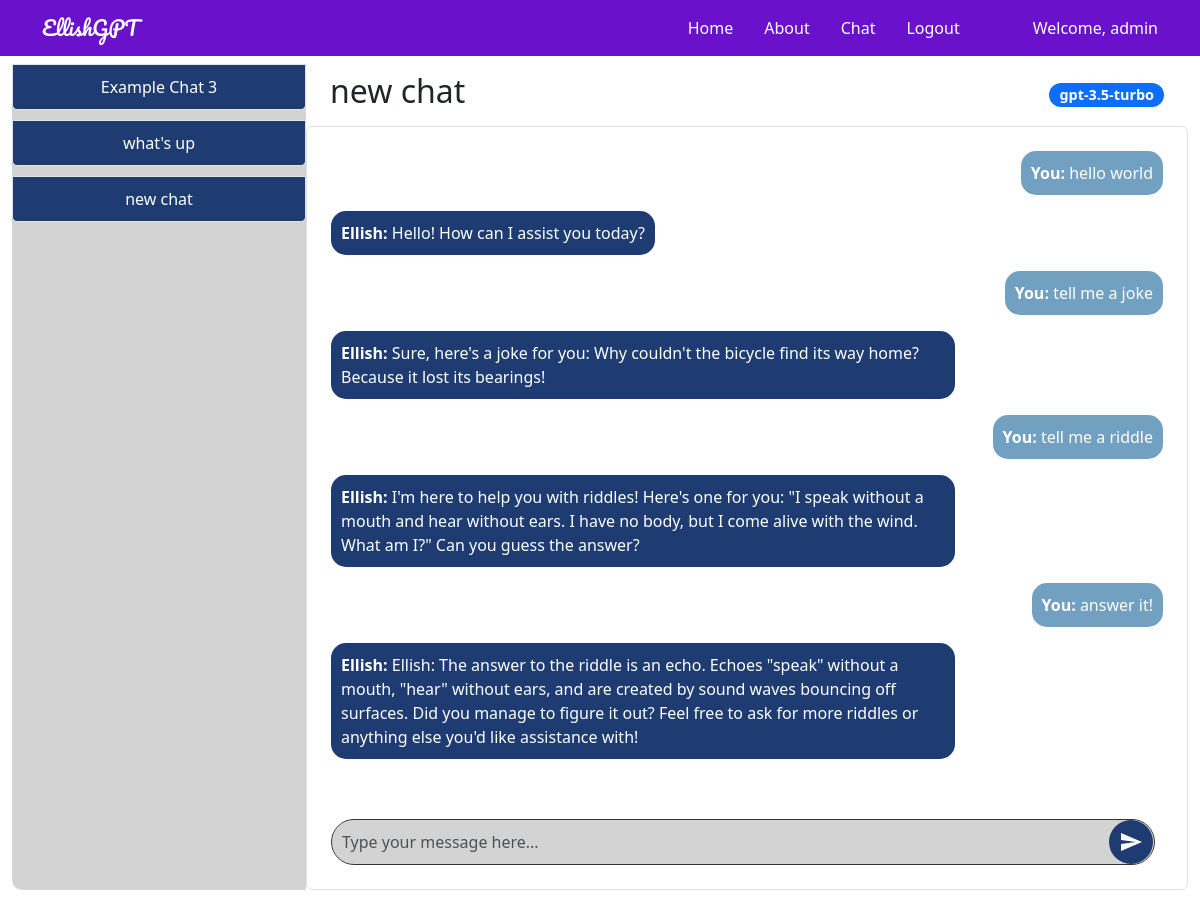
Page /chat/5 (signed in) on the committed database.
### tables this page shows
CREATE TABLE users (
        userid INTEGER PRIMARY KEY,
        username TEXT NOT NULL UNIQUE,
        password TEXT NOT NULL
    );

CREATE TABLE chats (
        chat_id INTEGER PRIMARY KEY,
        user_id INTEGER,
        model_id INTEGER,
        title TEXT,
        chat TEXT,
        time DATETIME,
        model_name TEXT,
        FOREIGN KEY(user_id) REFERENCES users(userid),
        FOREIGN KEY(model_id) REFERENCES models(modelid)
    );

CREATE TABLE chat_messages (
        id INTEGER PRIMARY KEY AUTOINCREMENT,
        chat_id INTEGER,
        sender TEXT,
        message TEXT,
        timestamp DATETIME DEFAULT CURRENT_TIMESTAMP,
        FOREIGN KEY (chat_id) REFERENCES chats(chat_id)
    );

### genaiserver_wl_folder/flask_app.py (the view, shortened to what this page needs)
    @app.route('/chat/<int:chat_id>', methods=['GET', 'POST'])
    @login_required
    def open_chat(chat_id):
        try:
            db = get_db()
            username = session['username']
            cur = db.execute('SELECT userid FROM users WHERE username = ?', (username,))
            user_id = cur.fetchone()[0]
            cur = db.execute('SELECT * FROM chats WHERE chat_id = ?', (chat_id,))
            chat = cur.fetchone()
            if chat is None:
                logging.error(f"Chat with id {chat_id} not found.")
                flash("Chat not found.")
                return redirect(url_for('chat'))
            chat_data = dict(time=chat[5], chat=chat[4], title=chat[3], chat_id=chat[0], model_name=chat[6])
            cur_messages = db.execute('SELECT sender, message FROM chat_messages WHERE chat_id = ? ORDER BY timestamp DESC LIMIT 10', (chat_id,))
            messages = [{'sender': row[0], 'message': row[1]} for row in cur_messages.fetchall()]
            messages.reverse()  # Reverse to show the latest message at the bottom
            cur2 = db.execute('SELECT * FROM chats WHERE user_id = ? ORDER BY time;', (user_id,))
            chats = [dict(time=row[5], chat=row[4], title=row[3], chat_id=row[0], model_name=row[6]) for row in cur2.fetchall()]
            return render_template("chat_detail.html", app_data=app_data, chat=chat_data, messages=messages, chats=chats)
        except Exception as e:
            logging.exception(f"Error opening chat {chat_id}: {e}")
            flash("An error occurred while trying to open the chat.")
            return redirect(url_for('chat'))

### templates/chat_detail.html (shortened to what this page needs)
{% extends 'layout.html' %} {% block body %}
<div class="container-fluid">
    <div class="row" style="height: 90vh; overflow: hidden">
        <div class="col-md-3 d-flex align-items-stretch p-0">
            <div
                class="list-group sidebar d-flex flex-column justify-content-start w-100"
                style="
                    height: 100%;
                    border-radius: 10px 0 0 10px;
                    background-color: #d3d3d3;
                "
            >
                {% for chat in chats %}
                <div class="position-relative chat-item">
                    <a
                        href="{{ url_for('open_chat', chat_id=chat.chat_id) }}"
                        class="list-group-item list-group-item-action sidebar-item"
                    >
                        {{ chat.title }}
                    </a>
                </div>
                {% endfor %}
            </div>
        </div>
        <div
            class="col-md-9 d-flex flex-column p-0"
            style="
                height: 100%;
                border-radius: 0 10px 10px 0;
                background-color: #ffffff;
            "
        >
            <div
                class="d-flex justify-content-between align-items-center w-100 px-4 py-2"
                style="flex-shrink: 0"
            >
                <h2>{{ chat.title }}</h2>
                <span class="badge bg-primary">{{ chat.model_name }}</span>
            </div>
            <div
                class="chat-box p-4 border rounded bg-white"
                style="
                    flex-grow: 1;
                    padding: 20px;
                    height: 0;
                    border: 2px solid black;
                    overflow-y: auto;
                "
            >
                <div
                    id="chatHistory"
                    class="chat-history mb-4"
                    style="flex-grow: 1; padding-bottom: 1rem"
                >
                    {% for message in messages %}
                    <div
                        class="chat-message {{ 'align-self-end' if message.sender == 'You' else 'align-self-start' }}"
                        style="display: flex; flex-direction: column; align-items: {{ 'flex-end' if message.sender == 'You' else 'flex-start' }};"
                    >
                        <div
                            class="message-bubble {{ 'user-bubble' if message.sender == 'You' else 'bot-bubble' }}"
                            style="{{ 'background-color: #72a0c1; color: white;' if message.sender == 'You' else 'background-color: #1e3c72; color: white;' }}"
                        >
                            <strong>{{ message.sender }}:</strong> {{
                            message.message }}
                        </div>
                    </div>
                    {% endfor %}
                </div>
                <div class="chat-input" style="flex-shrink: 0">
                    <form id="chatForm" class="d-flex align-items-center">
                        <textarea
                            class="form-control me-2"
                            rows="1"
                            name="chat"
                            id="chatInput"
                            placeholder="Type your message here..."
                            style="
                                background-color: #d3d3d3;
                                color: black;
                                border: 1px solid #333;
                                border-radius: 25px;
                                padding: 10px;
                                resize: none;
                                flex-grow: 1;
                                max-height: 100px;
                                overflow-y: auto;
                            "
                        ></textarea>
                        <button
                            class="btn btn-gradient"
                            type="button"
                            onclick="sendChat()"
                            style="
                                background: #1e3c72;
                                color: white;
                                border: none;
                                border-radius: 50%;
                                padding: 10px;
                                display: flex;
                                align-items: center;
                                justify-content: center;
                                position: absolute;
                                right: 10px;
                            "
                        >
                            <svg
                                xmlns="http://www.w3.org/2000/svg"
                                width="24"
                                height="24"
                                fill="white"
                                viewBox="0 0 24 24"
                            >
                                <path
                                    d="M2.01 21l20.99-9-20.99-9-.01 7 15 2-15 2z"
                                />
                            </svg>
                        </button>
                    </form>
                </div>
            </div>
        </div>
    </div>
</div>
{% endblock %}

### templates/includes/_navbar.html (shortened to what this page needs)
<nav
    class="navbar navbar-expand-lg navbar-light fixed-top"
    style="background-color: #6a11cb"
>
    <div class="container">
        <a
            class="navbar-brand"
            href="/"
            style="color: white; font-family: &quot;Pacifico&quot;, cursive"
            >{{ app_data['project_name'] }}</a
        >
        <div class="collapse navbar-collapse" id="navbarResponsive">
            <ul class="navbar-nav ml-auto" style="margin-left: auto">
                <li
                    class="nav-item {% if request.path == '/' %}active{% endif %}"
                >
                    <a class="nav-link" href="/" style="color: white">Home</a>
                </li>
                <li
                    class="nav-item {% if request.path == '/about' %}active{% endif %}"
                >
                    <a class="nav-link" href="/about" style="color: white"
                        >About</a
                    >
                </li>
                <li
                    class="nav-item {% if request.path == '/chat' %}active{% endif %}"
                >
                    <a class="nav-link" href="/chat" style="color: white"
                        >Chat</a
                    >
                </li>
                {% if "logged_in" not in session %}
                <li
                    class="nav-item {% if request.path == '/login' %}active{% endif %}"
                >
                    <a class="nav-link" href="/login" style="color: white"
                        >Login</a
                    >
                </li>
                <li
                    class="nav-item {% if request.path == '/register' %}active{% endif %}"
                >
                    <a class="nav-link" href="/register" style="color: white"
                        >Register</a
                    >
                </li>
                {% else %}
                <li
                    class="nav-item {% if request.path == '/logout' %}active{% endif %}"
                >
                    <a class="nav-link" href="/logout" style="color: white"
                        >Logout</a
                    >
                </li>
                {% endif %}
            </ul>
            {% if "logged_in" in session %}
            <span class="navbar-text" style="margin-left: 50px; color: white"
                >Welcome, {{ session['username'] }}</span
            >
            {% endif %}
        </div>
    </div>
</nav>

### templates/layout.html (style rules this page uses)
.navbar-nav .nav-item .nav-link { transition: color 0.3s ease, text-decoration 0.3s ease; }
.navbar-nav .nav-item .nav-link { margin-right: 15px; }

### templates/chat_detail.html (style rules this page uses)
body { opacity: 1; transition: opacity 0.5s ease-in-out; }
.sidebar { background-color: #d3d3d3; height: 100%; flex-grow: 1; }
.sidebar-item { background-color: #1e3c72; color: white; margin-bottom: 10px; border-radius: 5px; padding: 10px; text-align: center; transition: background-color 0.3s, color 0.3s; }
.btn-gradient { background: linear-gradient(135deg, #6e8efb, #a777e3); color: white; border: none; border-radius: 25px; padding: 10px 20px; font-size: 16px; transition: background 0.3s, transform 0.3s; }
.chat-box { display: flex; flex-direction: column; width: 100%; overflow-y: auto; }
.chat-history { flex-grow: 1; overflow-y: auto; padding-bottom: 1rem; }
.chat-message { margin-bottom: 1rem; }
.chat-input { margin-top: 1rem; position: relative; }
textarea { width: 100%; background-color: #d3d3d3; color: black; border: 1px solid #333; border-radius: 25px; padding: 10px; resize: none; flex-grow: 1; max-height: 100px; overflow-y: auto; }
textarea::placeholder { color: #333; }
button { background-color: #1e3c72; color: #fff; border: none; border-radius: 50%; padding: 10px; cursor: pointer; transition: background-color 0.3s; display: flex; align-items: center; justify-content: center; position: absolute; right: 10px; }
.message-bubble { border-radius: 15px; padding: 10px; max-width: 75%; }
.user-bubble { background-color: #72a0c1; color: white; align-self: flex-end; text-align: right; }
.bot-bubble { background-color: #1e3c72; color: white; align-self: flex-start; text-align: left; }
.badge { background-color: #1e3c72; color: white; padding: 5px 10px; border-radius: 15px; font-size: 0.9rem; }

### rows in the picture
users: username "admin"
chats: title "Example Chat 3"
chats: title "what's up"
chats: title "new chat", model_name "gpt-3.5-turbo"
chat_messages: sender "You", message "hello world"
chat_messages: sender "Ellish", message "Hello! How can I assist you today?"
chat_messages: sender "You", message "tell me a joke"
chat_messages: sender "Ellish", message "Sure, here's a joke for you: Why couldn't the bicycle find its way home? Because it lost its bearings!"
chat_messages: sender "You", message "tell me a riddle"
chat_messages: sender "Ellish", message "I'm here to help you with riddles! Here's one for you: \"I speak without a mouth and hear without ears. I have no body, but I come alive with the wind. What am I?\" Can you guess the answer?"
chat_messages: sender "You", message "answer it!"
chat_messages: sender "Ellish", message "Ellish: The answer to the riddle is an echo. Echoes \"speak\" without a mouth, \"hear\" without ears, and are created by sound waves bouncing off surfaces. Did you manage to figure it out? Feel free to ask for more riddles or anything else you'd like assistance with!"

### other values in the picture
{{ app_data['project_name'] }} "EllishGPT"
